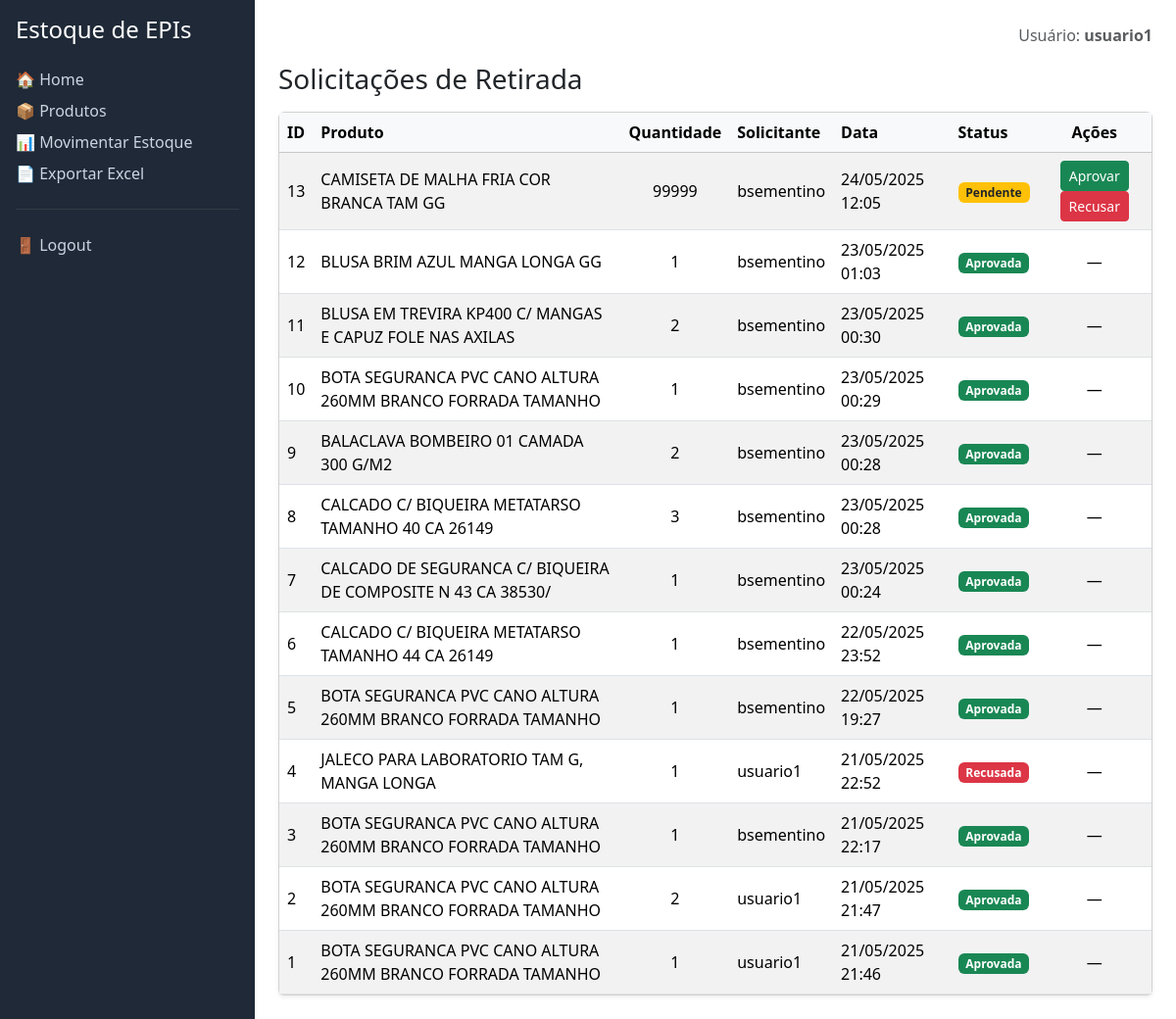
The app's page /retiradas/ (signed in) with its own data.
### estoque/models.py (models this page shows, shortened)
class Retirada(models.Model):
    STATUS_CHOICES = [
        ('PENDENTE', 'Pendente'),
        ('APROVADA', 'Aprovada'),
        ('RECUSADA', 'Recusada'),
    ]
    produto = models.ForeignKey(Produto, on_delete=models.CASCADE)
    quantidade = models.PositiveIntegerField()
    solicitante = models.ForeignKey(User, on_delete=models.CASCADE)
    data_retirada = models.DateTimeField(auto_now_add=True)
    status = models.CharField(max_length=10, choices=STATUS_CHOICES, default='PENDENTE')
    observacao = models.TextField(blank=True, null=True)

class Produto(models.Model):
    nome = models.CharField(max_length=100)
    estoque_fisico = models.IntegerField()
    estoque_minimo = models.IntegerField(default=0)
    preco_unitario = models.DecimalField(max_digits=10, decimal_places=2, default=0.0)

### estoque/views.py (the view)
# urls.py: path('retiradas/', views.listar_retiradas, name='listar_retiradas'),
@staff_member_required
def listar_retiradas(request):
    retiradas = Retirada.objects.all().order_by('-data_retirada')
    return render(request, 'registration/listar_retiradas.html', {'retiradas': retiradas})

### estoque/templates/registration/listar_retiradas.html (shortened to what this page needs)
{% extends "registration/base.html" %}
{% load static %}
{% block content %}
<div class="d-flex justify-content-between align-items-center mb-3">
  <h3 class="mb-0">Solicitações de Retirada</h3>
</div>
<div class="card shadow-sm">
  <div class="table-responsive">
    <table class="table table-striped align-middle mb-0">
      <thead class="table-light">
        <tr>
          <th>ID</th>
          <th>Produto</th>
          <th class="text-center">Quantidade</th>
          <th>Solicitante</th>
          <th>Data</th>
          <th>Status</th>
          <th class="text-center">Ações</th>
        </tr>
      </thead>
      <tbody>
        {% for retirada in retiradas %}
          <tr>
            <td>{{ retirada.id }}</td>
            <td>{{ retirada.produto.nome }}</td>
            <td class="text-center">{{ retirada.quantidade }}</td>
            <td>{{ retirada.solicitante.username }}</td>
            <td>{{ retirada.data_retirada|date:"d/m/Y H:i" }}</td>
            <td>
              {% if retirada.status == "PENDENTE" %}
                <span class="badge bg-warning text-dark">Pendente</span>
              {% elif retirada.status == "APROVADA" %}
                <span class="badge bg-success">Aprovada</span>
              {% else %}
                <span class="badge bg-danger">Recusada</span>
              {% endif %}
            </td>
            <td class="text-center">
              {% if retirada.status == "PENDENTE" %}
                <a href="{% url 'estoque:aprovar_retirada' retirada.id %}" class="btn btn-sm btn-success">Aprovar</a>
                <a href="{% url 'estoque:negar_retirada' retirada.id %}" class="btn btn-sm btn-danger">Recusar</a>
              {% else %}
                —
              {% endif %}
            </td>
          </tr>
        {% empty %}
          <tr>
            <td colspan="7" class="text-center text-muted py-4">Nenhuma solicitação encontrada.</td>
          </tr>
        {% endfor %}
      </tbody>
    </table>
  </div>
</div>
{% endblock %}

### estoque/templates/registration/base.html (shortened to what this page needs)
{% load static %}
<!doctype html>
<html lang="pt-br">
<head>
  <link href="{% static 'css/bootstrap.min.css' %}" rel="stylesheet">
</head>
<body>
  <div class="app">
    <aside class="sidebar p-3">
      <h4 class="mb-4">Estoque de EPIs</h4>
      <nav class="d-flex flex-column gap-2">
        {% if user.is_authenticated %}
          <a class="{% if request.resolver_match.url_name == 'dashboard' %}active{% endif %}"
             href="{% url 'estoque:dashboard' %}">🏠 Home</a>
          <a class="{% if request.resolver_match.url_name == 'lista_produtos' %}active{% endif %}"
             href="{% url 'estoque:lista_produtos' %}">📦 Produtos</a>
          <a class="{% if request.resolver_match.url_name == 'registrar_movimentacao' %}active{% endif %}"
             href="{% url 'estoque:registrar_movimentacao' %}">📊 Movimentar Estoque</a>
          <a href="{% url 'estoque:exportar_excel' %}">📄 Exportar Excel</a>
          <hr class="border-secondary">
          <a href="{% url 'logout' %}">🚪 Logout</a>
        {% else %}
          <a class="{% if request.resolver_match.url_name == 'login' %}active{% endif %}"
             href="{% url 'login' %}">🔐 Login</a>
        {% endif %}
      </nav>
    </aside>
    <main class="p-4">
      <div class="d-flex justify-content-end mb-3 text-muted">
        {% if user.is_authenticated %}Usuário: <strong class="ms-1">{{ request.user.username }}</strong>{% endif %}
      </div>
      {% block content %}{% endblock %}
    </main>
  </div>
</body>
</html>

### estoque/templates/registration/base.html (style rules this page uses)
.app { display: grid; grid-template-columns: 260px 1fr; min-height: 100vh; }
.sidebar { background:#1f2937; color:#fff; }
.sidebar a { color:#cbd5e1; text-decoration:none; }

### records on screen
Retirada: id "13", produto.nome "CAMISETA DE MALHA FRIA COR BRANCA TAM GG", quantidade "99999", solicitante.username "bsementino", data_retirada "24/05/2025 12:05", status "Pendente"
Retirada: id "12", produto.nome "BLUSA BRIM AZUL MANGA LONGA GG", quantidade "1", solicitante.username "bsementino", data_retirada "23/05/2025 01:03", status "Aprovada"
Retirada: id "11", produto.nome "BLUSA EM TREVIRA KP400 C/ MANGAS E CAPUZ FOLE NAS AXILAS", quantidade "2", solicitante.username "bsementino", data_retirada "23/05/2025 00:30", status "Aprovada"
Retirada: id "10", produto.nome "BOTA SEGURANCA PVC CANO ALTURA 260MM BRANCO FORRADA TAMANHO", quantidade "1", solicitante.username "bsementino", data_retirada "23/05/2025 00:29", status "Aprovada"
Retirada: id "9", produto.nome "BALACLAVA BOMBEIRO 01 CAMADA 300 G/M2", quantidade "2", solicitante.username "bsementino", data_retirada "23/05/2025 00:28", status "Aprovada"
Retirada: id "8", produto.nome "CALCADO C/ BIQUEIRA METATARSO TAMANHO 40 CA 26149", quantidade "3", solicitante.username "bsementino", data_retirada "23/05/2025 00:28", status "Aprovada"
Retirada: id "7", produto.nome "CALCADO DE SEGURANCA C/ BIQUEIRA DE COMPOSITE N 43 CA 38530/", quantidade "1", solicitante.username "bsementino", data_retirada "23/05/2025 00:24", status "Aprovada"
Retirada: id "6", produto.nome "CALCADO C/ BIQUEIRA METATARSO TAMANHO 44 CA 26149", quantidade "1", solicitante.username "bsementino", data_retirada "22/05/2025 23:52", status "Aprovada"
Retirada: id "5", produto.nome "BOTA SEGURANCA PVC CANO ALTURA 260MM BRANCO FORRADA TAMANHO", quantidade "1", solicitante.username "bsementino", data_retirada "22/05/2025 19:27", status "Aprovada"
Retirada: id "4", produto.nome "JALECO PARA LABORATORIO TAM G, MANGA LONGA", quantidade "1", solicitante.username "usuario1", data_retirada "21/05/2025 22:52", status "Recusada"
Retirada: id "3", produto.nome "BOTA SEGURANCA PVC CANO ALTURA 260MM BRANCO FORRADA TAMANHO", quantidade "1", solicitante.username "bsementino", data_retirada "21/05/2025 22:17", status "Aprovada"
Retirada: id "2", produto.nome "BOTA SEGURANCA PVC CANO ALTURA 260MM BRANCO FORRADA TAMANHO", quantidade "2", solicitante.username "usuario1", data_retirada "21/05/2025 21:47", status "Aprovada"
Retirada: id "1", produto.nome "BOTA SEGURANCA PVC CANO ALTURA 260MM BRANCO FORRADA TAMANHO", quantidade "1", solicitante.username "usuario1", data_retirada "21/05/2025 21:46", status "Aprovada"

### other values on screen
{{ request.user.username }} "usuario1"
